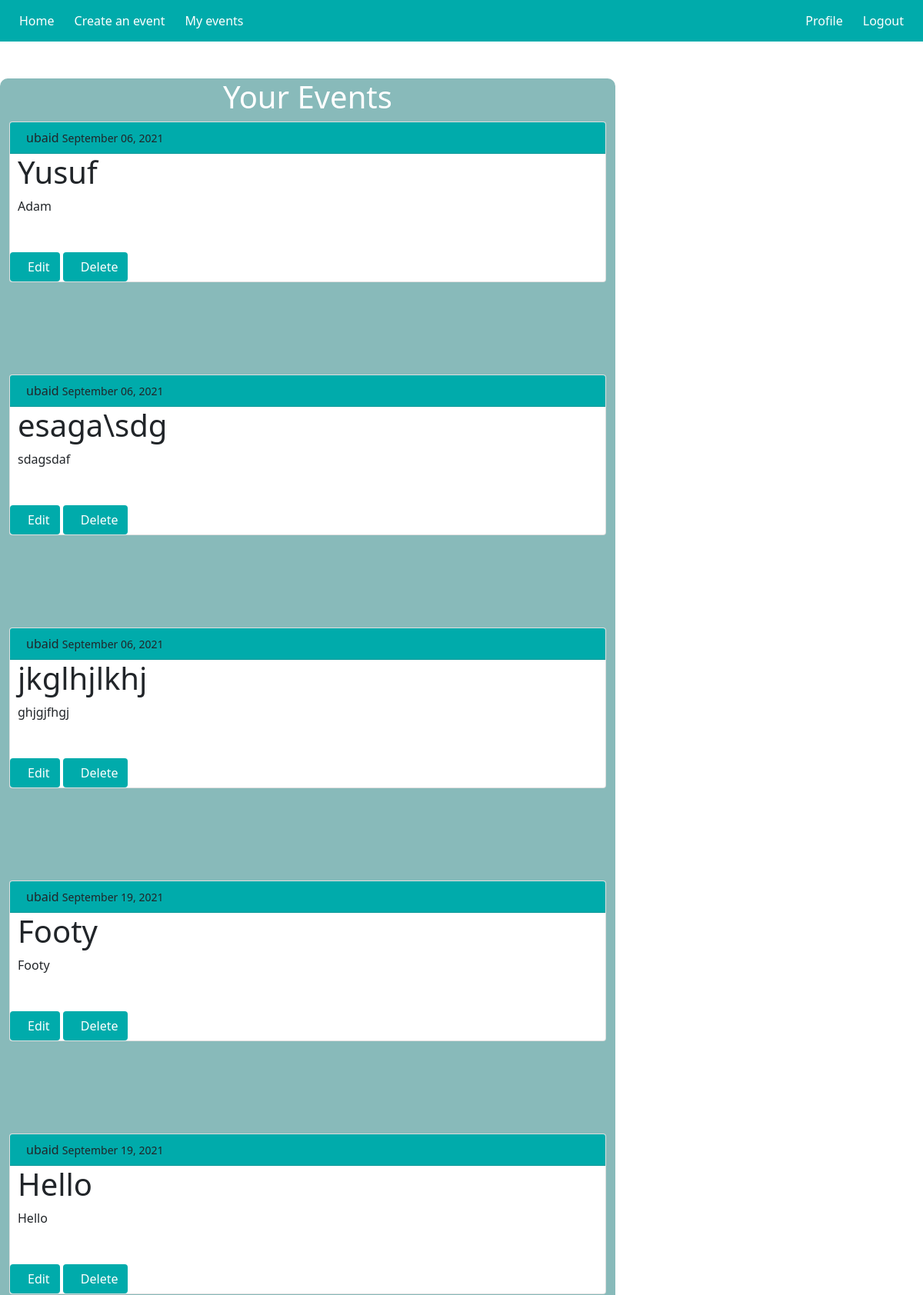
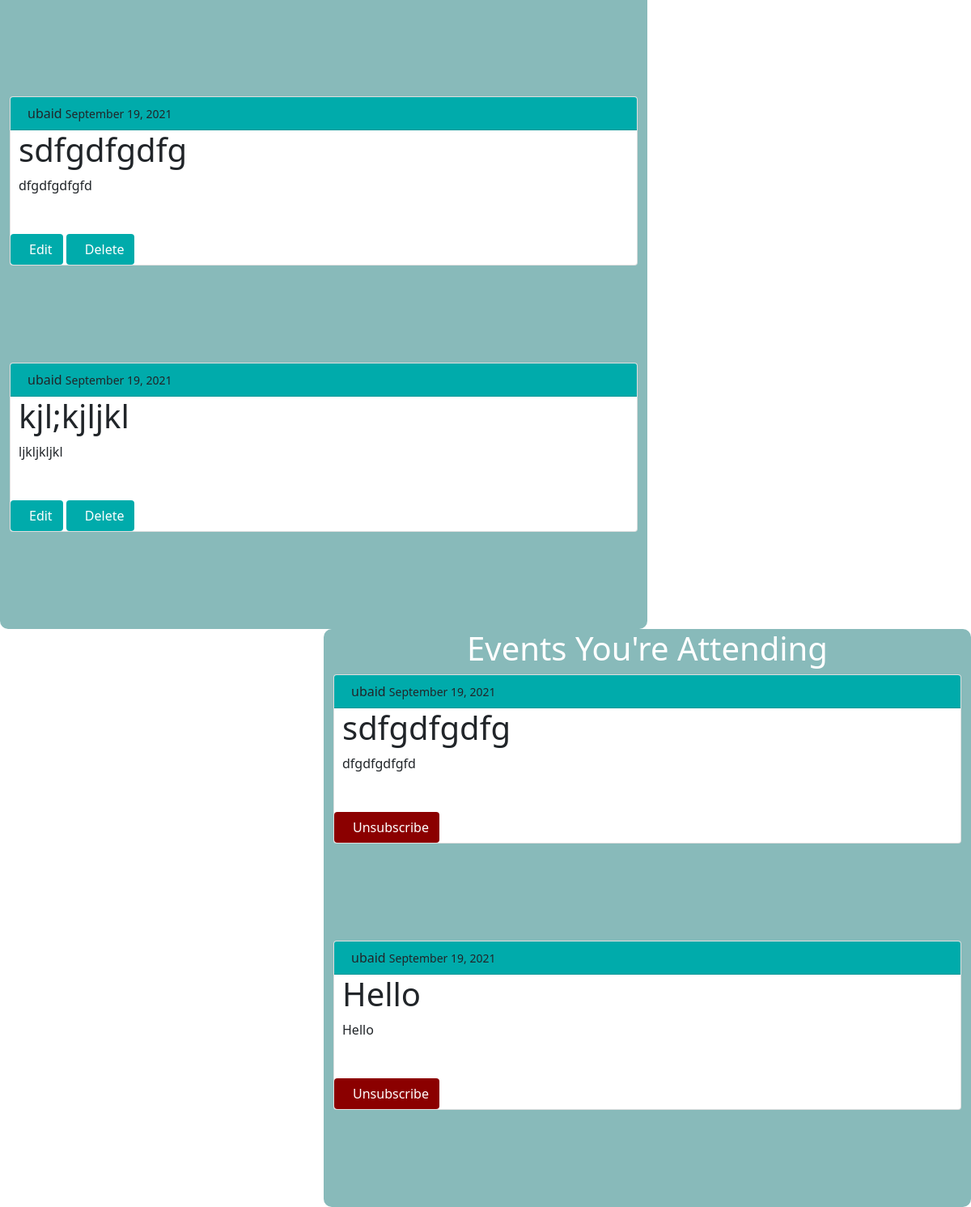
The app's page /myevents/ (signed in) with its own data (2 pictures, top to bottom).
### events/models.py (models this page shows, shortened)
class Event(models.Model):
    title = models.CharField(max_length=100)
    content = models.TextField()
    date_posted = models.DateTimeField(default=timezone.now)
    author = models.ForeignKey(User, on_delete=models.CASCADE)
    shouldAttend = models.BooleanField(default=False)
    subscribed = models.IntegerField(default=0)

class UserEventInfo(models.Model):
    user = models.ForeignKey(User, on_delete=models.CASCADE)
    event = models.ForeignKey(Event, on_delete=models.CASCADE)
    isAttending = models.BooleanField(default=False)
    isCreator = models.BooleanField(default=False)

### users/models.py (models this page shows)
class User(AbstractUser):
    emailAuthenticated = models.BooleanField(default=False)
    class Meta:
        db_table = 'user'

### events/views.py (the view)
# urls.py: path('myevents/', views.myEvents, name='my-events')
@login_required(login_url='login')
def myEvents(request):
    context = {
        'events': Event.objects.all(),
        'userEventInfo': UserEventInfo.objects.all()
    }
    return render(request, 'events/my-events.html', context)

### events/templates/events/my-events.html
{% extends 'events/base.html' %}
{% block content %}
    <div class="container" style="float: left; width:800px; background-color: #88baba; border-radius: 10px;">
        <h1 style="color: white; text-align: center">Your Events</h1>
        {% for event in events %}
            {% if event.author == request.user %}
            <div class="card">
                <div class="card-header" style="text-indent: 5px; background-color: #00abab"> {{ event.author }}
                    <small class="text-dark">{{ event.date_posted|date:"F d, Y" }}</small>
                </div>
                <div class="card-main" style="text-indent: 10px">
                    <h1 class="card-title">{{ event.title }}</h1>
                    <div class="card-text">
                        {{ event.content }}
                    </div><br><br>
                            <a href="{% url 'edit' event.pk %}" class="btn btn-primary" style="background-color: #00abab">Edit</a>
                            <a href="{% url 'delete' event.pk %}" class="btn btn-primary" style="background-color: #00abab">Delete</a>
                </div>
            </div><br><br><br><br><br>
            {% endif %}
        {% endfor %}
    </div>
    <div class="container" style="float: right; width:800px; background-color: #88baba; border-radius: 10px">
    <h1 style="color: white; text-align: center">Events You're Attending</h1>
    {% for eventinfo in userEventInfo %}
        {% if eventinfo.user == request.user and eventinfo.isAttending %}
            <div class="card">
                <div class="card-header" style="text-indent: 5px;background-color: #00abab "> {{ eventinfo.event.author }}
                    <small class="text-dark">{{ eventinfo.event.date_posted|date:"F d, Y" }}</small>
                </div>
                <div class="card-main" style="text-indent: 10px">
                    <h1 class="card-title">{{ eventinfo.event.title }}</h1>
                    <div class="card-text">
                        {{ eventinfo.event.content }}
                    </div><br><br>
                            <a href="{% url 'unattend' eventinfo.event.pk %}" class="btn btn-primary" style="background-color: darkred">Unsubscribe</a>
                </div>
            </div><br><br><br><br><br>
        {% endif %}
    {% endfor %}
    </div>
{% endblock content %}

### events/static/events/main.css (style rules this page uses)
.btn, .btn-primary { background-color: transparent; border-color: transparent; }

### records on screen
Event: author "ubaid", date_posted "September 06, 2021", title "Yusuf", content "Adam"
Event: author "ubaid", date_posted "September 06, 2021", title "esaga\\sdg", content "sdagsdaf"
Event: author "ubaid", date_posted "September 06, 2021", title "jkglhjlkhj", content "ghjgjfhgj"
Event: author "ubaid", date_posted "September 19, 2021", title "Footy", content "Footy"
Event: author "ubaid", date_posted "September 19, 2021", title "Hello", content "Hello"
Event: author "ubaid", date_posted "September 19, 2021", title "sdfgdfgdfg", content "dfgdfgdfgfd"
Event: author "ubaid", date_posted "September 19, 2021", title "kjl;kjljkl", content "ljkljkljkl"
UserEventInfo: event.author "ubaid", event.date_posted "September 19, 2021", event "sdfgdfgdfg", event.content "dfgdfgdfgfd"
UserEventInfo: event.author "ubaid", event.date_posted "September 19, 2021", event "Hello", event.content "Hello"
